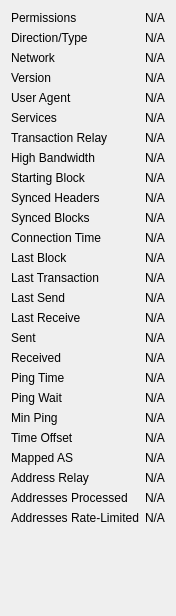
             <widget class="QWidget" name="detailWidget">
              <property name="geometry">
               <rect>
                <x>0</x>
                <y>0</y>
                <width>159</width>
                <height>616</height>
               </rect>
              </property>
              <layout class="QGridLayout" name="gridLayout_2" columnstretch="0,1">
               <item row="0" column="0">
                <widget class="QLabel" name="label_30">
                 <property name="text">
                  <string>Permissions</string>
                 </property>
                </widget>
               </item>
               <item row="0" column="1">
                <widget class="QLabel" name="peerPermissions">
                 <property name="cursor">
                  <cursorShape>IBeamCursor</cursorShape>
                 </property>
                 <property name="text">
                  <string>N/A</string>
                 </property>
                 <property name="textFormat">
                  <enum>Qt::PlainText</enum>
                 </property>
                 <property name="textInteractionFlags">
                  <set>Qt::LinksAccessibleByMouse|Qt::TextSelectableByKeyboard|Qt::TextSelectableByMouse</set>
                 </property>
                </widget>
               </item>
               <item row="1" column="0">
                <widget class="QLabel" name="peerConnectionTypeLabel">
                 <property name="toolTip">
                  <string>The direction and type of peer connection: %1</string>
                 </property>
                 <property name="text">
                  <string>Direction/Type</string>
                 </property>
                </widget>
               </item>
               <item row="1" column="1">
                <widget class="QLabel" name="peerConnectionType">
                 <property name="cursor">
                  <cursorShape>IBeamCursor</cursorShape>
                 </property>
                 <property name="text">
                  <string>N/A</string>
                 </property>
                 <property name="textFormat">
                  <enum>Qt::PlainText</enum>
                 </property>
                 <property name="textInteractionFlags">
                  <set>Qt::LinksAccessibleByMouse|Qt::TextSelectableByKeyboard|Qt::TextSelectableByMouse</set>
                 </property>
                </widget>
               </item>
               <item row="2" column="0">
                <widget class="QLabel" name="peerNetworkLabel">
                 <property name="toolTip">
                  <string>The network protocol this peer is connected through: IPv4, IPv6, Onion, I2P, or CJDNS.</string>
                 </property>
                 <property name="text">
                  <string>Network</string>
                 </property>
                </widget>
               </item>
               <item row="2" column="1">
                <widget class="QLabel" name="peerNetwork">
                 <property name="cursor">
                  <cursorShape>IBeamCursor</cursorShape>
                 </property>
                 <property name="text">
                  <string>N/A</string>
                 </property>
                 <property name="textFormat">
                  <enum>Qt::PlainText</enum>
                 </property>
                 <property name="textInteractionFlags">
                  <set>Qt::LinksAccessibleByMouse|Qt::TextSelectableByKeyboard|Qt::TextSelectableByMouse</set>
                 </property>
                </widget>
               </item>
               <item row="3" column="0">
                <widget class="QLabel" name="label_21">
                 <property name="text">
                  <string>Version</string>
                 </property>
                </widget>
               </item>
               <item row="3" column="1">
                <widget class="QLabel" name="peerVersion">
                 <property name="cursor">
                  <cursorShape>IBeamCursor</cursorShape>
                 </property>
                 <property name="text">
                  <string>N/A</string>
                 </property>
                 <property name="textFormat">
                  <enum>Qt::PlainText</enum>
                 </property>
                 <property name="textInteractionFlags">
                  <set>Qt::LinksAccessibleByMouse|Qt::TextSelectableByKeyboard|Qt::TextSelectableByMouse</set>
                 </property>
                </widget>
               </item>
               <item row="4" column="0">
                <widget class="QLabel" name="label_28">
                 <property name="text">
                  <string>User Agent</string>
                 </property>
                </widget>
               </item>
               <item row="4" column="1">
                <widget class="QLabel" name="peerSubversion">
                 <property name="cursor">
                  <cursorShape>IBeamCursor</cursorShape>
                 </property>
                 <property name="text">
                  <string>N/A</string>
                 </property>
                 <property name="textFormat">
                  <enum>Qt::PlainText</enum>
                 </property>
                 <property name="textInteractionFlags">
                  <set>Qt::LinksAccessibleByMouse|Qt::TextSelectableByKeyboard|Qt::TextSelectableByMouse</set>
                 </property>
                </widget>
               </item>
               <item row="5" column="0">
                <widget class="QLabel" name="label_4">
                 <property name="text">
                  <string>Services</string>
                 </property>
                </widget>
               </item>
               <item row="5" column="1">
                <widget class="QLabel" name="peerServices">
                 <property name="cursor">
                  <cursorShape>IBeamCursor</cursorShape>
                 </property>
                 <property name="text">
                  <string>N/A</string>
                 </property>
                 <property name="textFormat">
                  <enum>Qt::PlainText</enum>
                 </property>
                 <property name="wordWrap">
                  <bool>true</bool>
                 </property>
                 <property name="textInteractionFlags">
                  <set>Qt::LinksAccessibleByMouse|Qt::TextSelectableByKeyboard|Qt::TextSelectableByMouse</set>
                 </property>
                </widget>
               </item>
               <item row="6" column="0">
                <widget class="QLabel" name="peerRelayTxesLabel">
                 <property name="toolTip">
                  <string>Whether we relay transactions to this peer.</string>
                 </property>
                 <property name="text">
                  <string>Transaction Relay</string>
                 </property>
                </widget>
               </item>
               <item row="6" column="1">
                <widget class="QLabel" name="peerRelayTxes">
                 <property name="cursor">
                  <cursorShape>IBeamCursor</cursorShape>
                 </property>
                 <property name="text">
                  <string>N/A</string>
                 </property>
                 <property name="textFormat">
                  <enum>Qt::PlainText</enum>
                 </property>
                 <property name="textInteractionFlags">
                  <set>Qt::LinksAccessibleByMouse|Qt::TextSelectableByKeyboard|Qt::TextSelectableByMouse</set>
                 </property>
                </widget>
               </item>
               <item row="7" column="0">
                <widget class="QLabel" name="peerHighBandwidthLabel">
                 <property name="toolTip">
                  <string>High bandwidth BIP152 compact block relay: %1</string>
                 </property>
                 <property name="text">
                  <string>High Bandwidth</string>
                 </property>
                </widget>
               </item>
               <item row="7" column="1">
                <widget class="QLabel" name="peerHighBandwidth">
                 <property name="cursor">
                  <cursorShape>IBeamCursor</cursorShape>
                 </property>
                 <property name="text">
                  <string>N/A</string>
                 </property>
                 <property name="textFormat">
                  <enum>Qt::PlainText</enum>
                 </property>
                 <property name="textInteractionFlags">
                  <set>Qt::LinksAccessibleByMouse|Qt::TextSelectableByKeyboard|Qt::TextSelectableByMouse</set>
                 </property>
                </widget>
               </item>
               <item row="8" column="0">
                <widget class="QLabel" name="label_29">
                 <property name="text">
                  <string>Starting Block</string>
                 </property>
                </widget>
               </item>
               <item row="8" column="1">
                <widget class="QLabel" name="peerHeight">
                 <property name="cursor">
                  <cursorShape>IBeamCursor</cursorShape>
                 </property>
                 <property name="text">
                  <string>N/A</string>
                 </property>
                 <property name="textFormat">
                  <enum>Qt::PlainText</enum>
                 </property>
                 <property name="textInteractionFlags">
                  <set>Qt::LinksAccessibleByMouse|Qt::TextSelectableByKeyboard|Qt::TextSelectableByMouse</set>
                 </property>
                </widget>
               </item>
               <item row="9" column="0">
                <widget class="QLabel" name="label_27">
                 <property name="text">
                  <string>Synced Headers</string>
                 </property>
                </widget>
               </item>
               <item row="9" column="1">
                <widget class="QLabel" name="peerSyncHeight">
                 <property name="cursor">
                  <cursorShape>IBeamCursor</cursorShape>
                 </property>
                 <property name="text">
                  <string>N/A</string>
                 </property>
                 <property name="textFormat">
                  <enum>Qt::PlainText</enum>
                 </property>
                 <property name="textInteractionFlags">
                  <set>Qt::LinksAccessibleByMouse|Qt::TextSelectableByKeyboard|Qt::TextSelectableByMouse</set>
                 </property>
                </widget>
               </item>
               <item row="10" column="0">
                <widget class="QLabel" name="label_25">
                 <property name="text">
                  <string>Synced Blocks</string>
                 </property>
                </widget>
               </item>
               <item row="10" column="1">
                <widget class="QLabel" name="peerCommonHeight">
                 <property name="cursor">
                  <cursorShape>IBeamCursor</cursorShape>
                 </property>
                 <property name="text">
                  <string>N/A</string>
                 </property>
                 <property name="textFormat">
                  <enum>Qt::PlainText</enum>
                 </property>
                 <property name="textInteractionFlags">
                  <set>Qt::LinksAccessibleByMouse|Qt::TextSelectableByKeyboard|Qt::TextSelectableByMouse</set>
                 </property>
                </widget>
               </item>
               <item row="11" column="0">
                <widget class="QLabel" name="label_22">
                 <property name="text">
                  <string>Connection Time</string>
                 </property>
                </widget>
               </item>
               <item row="11" column="1">
                <widget class="QLabel" name="peerConnTime">
                 <property name="cursor">
                  <cursorShape>IBeamCursor</cursorShape>
                 </property>
                 <property name="text">
                  <string>N/A</string>
                 </property>
                 <property name="textFormat">
                  <enum>Qt::PlainText</enum>
                 </property>
                 <property name="textInteractionFlags">
                  <set>Qt::LinksAccessibleByMouse|Qt::TextSelectableByKeyboard|Qt::TextSelectableByMouse</set>
                 </property>
                </widget>
               </item>
               <item row="12" column="0">
                <widget class="QLabel" name="peerLastBlockLabel">
                 <property name="toolTip">
                  <string>Elapsed time since a novel block passing initial validity checks was received from this peer.</string>
                 </property>
                 <property name="text">
                  <string>Last Block</string>
                 </property>
                </widget>
               </item>
               <item row="12" column="1">
                <widget class="QLabel" name="peerLastBlock">
                 <property name="cursor">
                  <cursorShape>IBeamCursor</cursorShape>
                 </property>
                 <property name="text">
                  <string>N/A</string>
                 </property>
                 <property name="textFormat">
                  <enum>Qt::PlainText</enum>
                 </property>
                 <property name="textInteractionFlags">
                  <set>Qt::LinksAccessibleByMouse|Qt::TextSelectableByKeyboard|Qt::TextSelectableByMouse</set>
                 </property>
                </widget>
               </item>
               <item row="13" column="0">
                <widget class="QLabel" name="peerLastTxLabel">
                 <property name="toolTip">
                  <string extracomment="Tooltip text for the Last Transaction field in the peer details area.">Elapsed time since a novel transaction accepted into our mempool was received from this peer.</string>
                 </property>
                 <property name="text">
                  <string>Last Transaction</string>
                 </property>
                </widget>
               </item>
               <item row="13" column="1">
                <widget class="QLabel" name="peerLastTx">
                 <property name="cursor">
                  <cursorShape>IBeamCursor</cursorShape>
                 </property>
                 <property name="text">
                  <string>N/A</string>
                 </property>
                 <property name="textFormat">
                  <enum>Qt::PlainText</enum>
                 </property>
                 <property name="textInteractionFlags">
                  <set>Qt::LinksAccessibleByMouse|Qt::TextSelectableByKeyboard|Qt::TextSelectableByMouse</set>
                 </property>
                </widget>
               </item>
               <item row="14" column="0">
                <widget class="QLabel" name="label_15">
                 <property name="text">
                  <string>Last Send</string>
                 </property>
                </widget>
               </item>
               <item row="14" column="1">
                <widget class="QLabel" name="peerLastSend">
                 <property name="cursor">
                  <cursorShape>IBeamCursor</cursorShape>
                 </property>
                 <property name="text">
                  <string>N/A</string>
                 </property>
                 <property name="textFormat">
                  <enum>Qt::PlainText</enum>
                 </property>
                 <property name="textInteractionFlags">
                  <set>Qt::LinksAccessibleByMouse|Qt::TextSelectableByKeyboard|Qt::TextSelectableByMouse</set>
                 </property>
                </widget>
               </item>
               <item row="15" column="0">
                <widget class="QLabel" name="label_19">
                 <property name="text">
                  <string>Last Receive</string>
                 </property>
                </widget>
               </item>
               <item row="15" column="1">
                <widget class="QLabel" name="peerLastRecv">
                 <property name="cursor">
                  <cursorShape>IBeamCursor</cursorShape>
                 </property>
                 <property name="text">
                  <string>N/A</string>
                 </property>
                 <property name="textFormat">
                  <enum>Qt::PlainText</enum>
                 </property>
                 <property name="textInteractionFlags">
                  <set>Qt::LinksAccessibleByMouse|Qt::TextSelectableByKeyboard|Qt::TextSelectableByMouse</set>
                 </property>
                </widget>
               </item>
               <item row="16" column="0">
                <widget class="QLabel" name="label_18">
                 <property name="text">
                  <string>Sent</string>
                 </property>
                </widget>
               </item>
               <item row="16" column="1">
                <widget class="QLabel" name="peerBytesSent">
                 <property name="cursor">
                  <cursorShape>IBeamCursor</cursorShape>
                 </property>
                 <property name="text">
                  <string>N/A</string>
                 </property>
                 <property name="textFormat">
                  <enum>Qt::PlainText</enum>
                 </property>
                 <property name="textInteractionFlags">
                  <set>Qt::LinksAccessibleByMouse|Qt::TextSelectableByKeyboard|Qt::TextSelectableByMouse</set>
                 </property>
                </widget>
               </item>
               <item row="17" column="0">
                <widget class="QLabel" name="label_20">
                 <property name="text">
                  <string>Received</string>
                 </property>
                </widget>
               </item>
               <item row="17" column="1">
                <widget class="QLabel" name="peerBytesRecv">
                 <property name="cursor">
                  <cursorShape>IBeamCursor</cursorShape>
                 </property>
                 <property name="text">
                  <string>N/A</string>
                 </property>
                 <property name="textFormat">
                  <enum>Qt::PlainText</enum>
                 </property>
                 <property name="textInteractionFlags">
                  <set>Qt::LinksAccessibleByMouse|Qt::TextSelectableByKeyboard|Qt::TextSelectableByMouse</set>
                 </property>
                </widget>
               </item>
               <item row="18" column="0">
                <widget class="QLabel" name="label_26">
                 <property name="text">
                  <string>Ping Time</string>
                 </property>
                </widget>
               </item>
               <item row="18" column="1">
                <widget class="QLabel" name="peerPingTime">
                 <property name="cursor">
                  <cursorShape>IBeamCursor</cursorShape>
                 </property>
                 <property name="text">
                  <string>N/A</string>
                 </property>
                 <property name="textFormat">
                  <enum>Qt::PlainText</enum>
                 </property>
                 <property name="textInteractionFlags">
                  <set>Qt::LinksAccessibleByMouse|Qt::TextSelectableByKeyboard|Qt::TextSelectableByMouse</set>
                 </property>
                </widget>
               </item>
               <item row="19" column="0">
                <widget class="QLabel" name="peerPingWaitLabel">
                 <property name="toolTip">
                  <string>The duration of a currently outstanding ping.</string>
                 </property>
                 <property name="text">
                  <string>Ping Wait</string>
                 </property>
                </widget>
               </item>
               <item row="19" column="1">
                <widget class="QLabel" name="peerPingWait">
                 <property name="cursor">
                  <cursorShape>IBeamCursor</cursorShape>
                 </property>
                 <property name="text">
                  <string>N/A</string>
                 </property>
                 <property name="textFormat">
                  <enum>Qt::PlainText</enum>
                 </property>
                 <property name="textInteractionFlags">
                  <set>Qt::LinksAccessibleByMouse|Qt::TextSelectableByKeyboard|Qt::TextSelectableByMouse</set>
                 </property>
                </widget>
               </item>
               <item row="20" column="0">
                <widget class="QLabel" name="peerMinPingLabel">
                 <property name="text">
                  <string>Min Ping</string>
                 </property>
                </widget>
               </item>
               <item row="20" column="1">
                <widget class="QLabel" name="peerMinPing">
                 <property name="cursor">
                  <cursorShape>IBeamCursor</cursorShape>
                 </property>
                 <property name="text">
                  <string>N/A</string>
                 </property>
                 <property name="textFormat">
                  <enum>Qt::PlainText</enum>
                 </property>
                 <property name="textInteractionFlags">
                  <set>Qt::LinksAccessibleByMouse|Qt::TextSelectableByKeyboard|Qt::TextSelectableByMouse</set>
                 </property>
                </widget>
               </item>
               <item row="21" column="0">
                <widget class="QLabel" name="label_timeoffset">
                 <property name="text">
                  <string>Time Offset</string>
                 </property>
                </widget>
               </item>
               <item row="21" column="1">
                <widget class="QLabel" name="timeoffset">
                 <property name="cursor">
                  <cursorShape>IBeamCursor</cursorShape>
                 </property>
                 <property name="text">
                  <string>N/A</string>
                 </property>
                 <property name="textFormat">
                  <enum>Qt::PlainText</enum>
                 </property>
                 <property name="textInteractionFlags">
                  <set>Qt::LinksAccessibleByMouse|Qt::TextSelectableByKeyboard|Qt::TextSelectableByMouse</set>
                 </property>
                </widget>
               </item>
               <item row="22" column="0">
                <widget class="QLabel" name="peerMappedASLabel">
                 <property name="toolTip">
                  <string>The mapped Autonomous System used for diversifying peer selection.</string>
                 </property>
                 <property name="text">
                  <string>Mapped AS</string>
                 </property>
                </widget>
               </item>
               <item row="22" column="1">
                <widget class="QLabel" name="peerMappedAS">
                 <property name="cursor">
                  <cursorShape>IBeamCursor</cursorShape>
                 </property>
                 <property name="text">
                  <string>N/A</string>
                 </property>
                 <property name="textFormat">
                  <enum>Qt::PlainText</enum>
                 </property>
                 <property name="textInteractionFlags">
                  <set>Qt::LinksAccessibleByMouse|Qt::TextSelectableByKeyboard|Qt::TextSelectableByMouse</set>
                 </property>
                </widget>
               </item>
               <item row="23" column="0">
                <widget class="QLabel" name="peerAddrRelayEnabledLabel">
                 <property name="toolTip">
                  <string extracomment="Tooltip text for the Address Relay field in the peer details area, which displays whether we relay addresses to this peer (Yes/No).">Whether we relay addresses to this peer.</string>
                 </property>
                 <property name="text">
                  <string extracomment="Text title for the Address Relay field in the peer details area, which displays whether we relay addresses to this peer (Yes/No).">Address Relay</string>
                 </property>
                </widget>
               </item>
               <item row="23" column="1">
                <widget class="QLabel" name="peerAddrRelayEnabled">
                 <property name="cursor">
                  <cursorShape>IBeamCursor</cursorShape>
                 </property>
                 <property name="text">
                  <string>N/A</string>
                 </property>
                 <property name="textFormat">
                  <enum>Qt::PlainText</enum>
                 </property>
                 <property name="textInteractionFlags">
                  <set>Qt::LinksAccessibleByMouse|Qt::TextSelectableByKeyboard|Qt::TextSelectableByMouse</set>
                 </property>
                </widget>
               </item>
               <item row="24" column="0">
                <widget class="QLabel" name="peerAddrProcessedLabel">
                 <property name="toolTip">
                  <string extracomment="Tooltip text for the Addresses Processed field in the peer details area, which displays the total number of addresses received from this peer that were processed (excludes addresses that were dropped due to rate-limiting).">The total number of addresses received from this peer that were processed (excludes addresses that were dropped due to rate-limiting).</string>
                 </property>
                 <property name="text">
                  <string extracomment="Text title for the Addresses Processed field in the peer details area, which displays the total number of addresses received from this peer that were processed (excludes addresses that were dropped due to rate-limiting).">Addresses Processed</string>
                 </property>
                </widget>
               </item>
               <item row="24" column="1">
                <widget class="QLabel" name="peerAddrProcessed">
                 <property name="cursor">
                  <cursorShape>IBeamCursor</cursorShape>
                 </property>
                 <property name="text">
                  <string>N/A</string>
                 </property>
                 <property name="textFormat">
                  <enum>Qt::PlainText</enum>
                 </property>
                 <property name="textInteractionFlags">
                  <set>Qt::LinksAccessibleByMouse|Qt::TextSelectableByKeyboard|Qt::TextSelectableByMouse</set>
                 </property>
                </widget>
               </item>
               <item row="25" column="0">
                <widget class="QLabel" name="peerAddrRateLimitedLabel">
                 <property name="toolTip">
                  <string extracomment="Tooltip text for the Addresses Rate-Limited field in the peer details area, which displays the total number of addresses received from this peer that were dropped (not processed) due to rate-limiting.">The total number of addresses received from this peer that were dropped (not processed) due to rate-limiting.</string>
                 </property>
                 <property name="text">
                  <string extracomment="Text title for the Addresses Rate-Limited field in the peer details area, which displays the total number of addresses received from this peer that were dropped (not processed) due to rate-limiting.">Addresses Rate-Limited</string>
                 </property>
                </widget>
               </item>
               <item row="25" column="1">
                <widget class="QLabel" name="peerAddrRateLimited">
                 <property name="cursor">
                  <cursorShape>IBeamCursor</cursorShape>
                 </property>
                 <property name="text">
                  <string>N/A</string>
                 </property>
                 <property name="textFormat">
                  <enum>Qt::PlainText</enum>
                 </property>
                 <property name="textInteractionFlags">
                  <set>Qt::LinksAccessibleByMouse|Qt::TextSelectableByKeyboard|Qt::TextSelectableByMouse</set>
                 </property>
                </widget>
               </item>
               <item row="26" column="0">
                <spacer name="verticalSpacer_3">
                 <property name="orientation">
                  <enum>Qt::Vertical</enum>
                 </property>
                 <property name="sizeHint" stdset="0">
                  <size>
                   <width>20</width>
                   <height>40</height>
                  </size>
                 </property>
                </spacer>
               </item>
              </layout>
             </widget>
